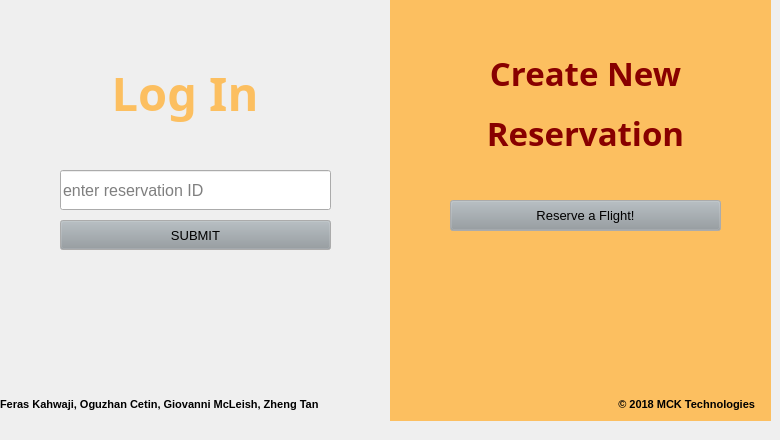
    <widget class="QWidget" name="page_2">
     <widget class="QLabel" name="label_names_2">
      <property name="geometry">
       <rect>
        <x>0</x>
        <y>390</y>
        <width>521</width>
        <height>21</height>
       </rect>
      </property>
      <property name="palette">
       <palette>
        <active>
         <colorrole role="WindowText">
          <brush brushstyle="SolidPattern">
           <color alpha="255">
            <red>0</red>
            <green>0</green>
            <blue>0</blue>
           </color>
          </brush>
         </colorrole>
         <colorrole role="Text">
          <brush brushstyle="SolidPattern">
           <color alpha="255">
            <red>252</red>
            <green>191</green>
            <blue>96</blue>
           </color>
          </brush>
         </colorrole>
         <colorrole role="ButtonText">
          <brush brushstyle="SolidPattern">
           <color alpha="255">
            <red>252</red>
            <green>191</green>
            <blue>96</blue>
           </color>
          </brush>
         </colorrole>
         <colorrole role="ToolTipText">
          <brush brushstyle="SolidPattern">
           <color alpha="255">
            <red>252</red>
            <green>191</green>
            <blue>96</blue>
           </color>
          </brush>
         </colorrole>
        </active>
        <inactive>
         <colorrole role="WindowText">
          <brush brushstyle="SolidPattern">
           <color alpha="255">
            <red>0</red>
            <green>0</green>
            <blue>0</blue>
           </color>
          </brush>
         </colorrole>
         <colorrole role="Text">
          <brush brushstyle="SolidPattern">
           <color alpha="255">
            <red>252</red>
            <green>191</green>
            <blue>96</blue>
           </color>
          </brush>
         </colorrole>
         <colorrole role="ButtonText">
          <brush brushstyle="SolidPattern">
           <color alpha="255">
            <red>252</red>
            <green>191</green>
            <blue>96</blue>
           </color>
          </brush>
         </colorrole>
         <colorrole role="ToolTipText">
          <brush brushstyle="SolidPattern">
           <color alpha="255">
            <red>252</red>
            <green>191</green>
            <blue>96</blue>
           </color>
          </brush>
         </colorrole>
        </inactive>
        <disabled>
         <colorrole role="WindowText">
          <brush brushstyle="SolidPattern">
           <color alpha="255">
            <red>120</red>
            <green>120</green>
            <blue>120</blue>
           </color>
          </brush>
         </colorrole>
         <colorrole role="Text">
          <brush brushstyle="SolidPattern">
           <color alpha="255">
            <red>120</red>
            <green>120</green>
            <blue>120</blue>
           </color>
          </brush>
         </colorrole>
         <colorrole role="ButtonText">
          <brush brushstyle="SolidPattern">
           <color alpha="255">
            <red>120</red>
            <green>120</green>
            <blue>120</blue>
           </color>
          </brush>
         </colorrole>
         <colorrole role="ToolTipText">
          <brush brushstyle="SolidPattern">
           <color alpha="255">
            <red>252</red>
            <green>191</green>
            <blue>96</blue>
           </color>
          </brush>
         </colorrole>
        </disabled>
       </palette>
      </property>
      <property name="font">
       <font>
        <pointsize>8</pointsize>
        <weight>75</weight>
        <bold>true</bold>
        <underline>false</underline>
       </font>
      </property>
      <property name="text">
       <string>Feras Kahwaji, Oguzhan Cetin, Giovanni McLeish, Zheng Tan</string>
      </property>
      <property name="alignment">
       <set>Qt::AlignBottom|Qt::AlignLeading|Qt::AlignLeft</set>
      </property>
     </widget>
     <widget class="QLabel" name="label_MCK_2">
      <property name="geometry">
       <rect>
        <x>510</x>
        <y>390</y>
        <width>245</width>
        <height>21</height>
       </rect>
      </property>
      <property name="palette">
       <palette>
        <active>
         <colorrole role="WindowText">
          <brush brushstyle="SolidPattern">
           <color alpha="255">
            <red>0</red>
            <green>0</green>
            <blue>0</blue>
           </color>
          </brush>
         </colorrole>
         <colorrole role="Text">
          <brush brushstyle="SolidPattern">
           <color alpha="255">
            <red>252</red>
            <green>191</green>
            <blue>96</blue>
           </color>
          </brush>
         </colorrole>
         <colorrole role="ButtonText">
          <brush brushstyle="SolidPattern">
           <color alpha="255">
            <red>252</red>
            <green>191</green>
            <blue>96</blue>
           </color>
          </brush>
         </colorrole>
         <colorrole role="ToolTipText">
          <brush brushstyle="SolidPattern">
           <color alpha="255">
            <red>252</red>
            <green>191</green>
            <blue>96</blue>
           </color>
          </brush>
         </colorrole>
        </active>
        <inactive>
         <colorrole role="WindowText">
          <brush brushstyle="SolidPattern">
           <color alpha="255">
            <red>0</red>
            <green>0</green>
            <blue>0</blue>
           </color>
          </brush>
         </colorrole>
         <colorrole role="Text">
          <brush brushstyle="SolidPattern">
           <color alpha="255">
            <red>252</red>
            <green>191</green>
            <blue>96</blue>
           </color>
          </brush>
         </colorrole>
         <colorrole role="ButtonText">
          <brush brushstyle="SolidPattern">
           <color alpha="255">
            <red>252</red>
            <green>191</green>
            <blue>96</blue>
           </color>
          </brush>
         </colorrole>
         <colorrole role="ToolTipText">
          <brush brushstyle="SolidPattern">
           <color alpha="255">
            <red>252</red>
            <green>191</green>
            <blue>96</blue>
           </color>
          </brush>
         </colorrole>
        </inactive>
        <disabled>
         <colorrole role="WindowText">
          <brush brushstyle="SolidPattern">
           <color alpha="255">
            <red>120</red>
            <green>120</green>
            <blue>120</blue>
           </color>
          </brush>
         </colorrole>
         <colorrole role="Text">
          <brush brushstyle="SolidPattern">
           <color alpha="255">
            <red>120</red>
            <green>120</green>
            <blue>120</blue>
           </color>
          </brush>
         </colorrole>
         <colorrole role="ButtonText">
          <brush brushstyle="SolidPattern">
           <color alpha="255">
            <red>120</red>
            <green>120</green>
            <blue>120</blue>
           </color>
          </brush>
         </colorrole>
         <colorrole role="ToolTipText">
          <brush brushstyle="SolidPattern">
           <color alpha="255">
            <red>252</red>
            <green>191</green>
            <blue>96</blue>
           </color>
          </brush>
         </colorrole>
        </disabled>
       </palette>
      </property>
      <property name="font">
       <font>
        <pointsize>8</pointsize>
        <weight>75</weight>
        <bold>true</bold>
        <underline>false</underline>
       </font>
      </property>
      <property name="text">
       <string>© 2018 MCK Technologies</string>
      </property>
      <property name="alignment">
       <set>Qt::AlignBottom|Qt::AlignRight|Qt::AlignTrailing</set>
      </property>
     </widget>
     <widget class="QPushButton" name="PB_reserve">
      <property name="geometry">
       <rect>
        <x>450</x>
        <y>200</y>
        <width>271</width>
        <height>31</height>
       </rect>
      </property>
      <property name="palette">
       <palette>
        <active>
         <colorrole role="Button">
          <brush brushstyle="SolidPattern">
           <color alpha="255">
            <red>144</red>
            <green>152</green>
            <blue>157</blue>
           </color>
          </brush>
         </colorrole>
        </active>
        <inactive>
         <colorrole role="Button">
          <brush brushstyle="SolidPattern">
           <color alpha="255">
            <red>144</red>
            <green>152</green>
            <blue>157</blue>
           </color>
          </brush>
         </colorrole>
        </inactive>
        <disabled>
         <colorrole role="Button">
          <brush brushstyle="SolidPattern">
           <color alpha="255">
            <red>144</red>
            <green>152</green>
            <blue>157</blue>
           </color>
          </brush>
         </colorrole>
        </disabled>
       </palette>
      </property>
      <property name="font">
       <font>
        <pointsize>10</pointsize>
       </font>
      </property>
      <property name="styleSheet">
       <string notr="true"/>
      </property>
      <property name="text">
       <string>Reserve a Flight!</string>
      </property>
     </widget>
     <widget class="QLabel" name="label_3">
      <property name="geometry">
       <rect>
        <x>390</x>
        <y>-10</y>
        <width>381</width>
        <height>431</height>
       </rect>
      </property>
      <property name="styleSheet">
       <string notr="true">background-color: rgb(252, 191, 96);</string>
      </property>
      <property name="text">
       <string/>
      </property>
     </widget>
     <widget class="QLabel" name="label_Create">
      <property name="geometry">
       <rect>
        <x>450</x>
        <y>50</y>
        <width>271</width>
        <height>61</height>
       </rect>
      </property>
      <property name="palette">
       <palette>
        <active>
         <colorrole role="WindowText">
          <brush brushstyle="SolidPattern">
           <color alpha="255">
            <red>136</red>
            <green>0</green>
            <blue>0</blue>
           </color>
          </brush>
         </colorrole>
        </active>
        <inactive>
         <colorrole role="WindowText">
          <brush brushstyle="SolidPattern">
           <color alpha="255">
            <red>136</red>
            <green>0</green>
            <blue>0</blue>
           </color>
          </brush>
         </colorrole>
        </inactive>
        <disabled>
         <colorrole role="WindowText">
          <brush brushstyle="SolidPattern">
           <color alpha="255">
            <red>120</red>
            <green>120</green>
            <blue>120</blue>
           </color>
          </brush>
         </colorrole>
        </disabled>
       </palette>
      </property>
      <property name="font">
       <font>
        <family>Myanmar Text</family>
        <pointsize>25</pointsize>
        <weight>75</weight>
        <bold>true</bold>
       </font>
      </property>
      <property name="text">
       <string>Create New</string>
      </property>
      <property name="alignment">
       <set>Qt::AlignHCenter|Qt::AlignTop</set>
      </property>
     </widget>
     <widget class="QLabel" name="label_6">
      <property name="geometry">
       <rect>
        <x>450</x>
        <y>110</y>
        <width>271</width>
        <height>61</height>
       </rect>
      </property>
      <property name="palette">
       <palette>
        <active>
         <colorrole role="WindowText">
          <brush brushstyle="SolidPattern">
           <color alpha="255">
            <red>136</red>
            <green>0</green>
            <blue>0</blue>
           </color>
          </brush>
         </colorrole>
        </active>
        <inactive>
         <colorrole role="WindowText">
          <brush brushstyle="SolidPattern">
           <color alpha="255">
            <red>136</red>
            <green>0</green>
            <blue>0</blue>
           </color>
          </brush>
         </colorrole>
        </inactive>
        <disabled>
         <colorrole role="WindowText">
          <brush brushstyle="SolidPattern">
           <color alpha="255">
            <red>120</red>
            <green>120</green>
            <blue>120</blue>
           </color>
          </brush>
         </colorrole>
        </disabled>
       </palette>
      </property>
      <property name="font">
       <font>
        <family>Myanmar Text</family>
        <pointsize>25</pointsize>
        <weight>75</weight>
        <bold>true</bold>
       </font>
      </property>
      <property name="text">
       <string>Reservation</string>
      </property>
      <property name="alignment">
       <set>Qt::AlignHCenter|Qt::AlignTop</set>
      </property>
     </widget>
     <widget class="QPushButton" name="PB_submit">
      <property name="geometry">
       <rect>
        <x>60</x>
        <y>220</y>
        <width>271</width>
        <height>30</height>
       </rect>
      </property>
      <property name="palette">
       <palette>
        <active>
         <colorrole role="Button">
          <brush brushstyle="SolidPattern">
           <color alpha="255">
            <red>144</red>
            <green>152</green>
            <blue>157</blue>
           </color>
          </brush>
         </colorrole>
        </active>
        <inactive>
         <colorrole role="Button">
          <brush brushstyle="SolidPattern">
           <color alpha="255">
            <red>144</red>
            <green>152</green>
            <blue>157</blue>
           </color>
          </brush>
         </colorrole>
        </inactive>
        <disabled>
         <colorrole role="Button">
          <brush brushstyle="SolidPattern">
           <color alpha="255">
            <red>144</red>
            <green>152</green>
            <blue>157</blue>
           </color>
          </brush>
         </colorrole>
        </disabled>
       </palette>
      </property>
      <property name="font">
       <font>
        <pointsize>10</pointsize>
       </font>
      </property>
      <property name="styleSheet">
       <string notr="true"/>
      </property>
      <property name="text">
       <string>SUBMIT</string>
      </property>
     </widget>
     <widget class="QLabel" name="label">
      <property name="geometry">
       <rect>
        <x>100</x>
        <y>60</y>
        <width>170</width>
        <height>103</height>
       </rect>
      </property>
      <property name="palette">
       <palette>
        <active>
         <colorrole role="WindowText">
          <brush brushstyle="SolidPattern">
           <color alpha="255">
            <red>252</red>
            <green>191</green>
            <blue>96</blue>
           </color>
          </brush>
         </colorrole>
        </active>
        <inactive>
         <colorrole role="WindowText">
          <brush brushstyle="SolidPattern">
           <color alpha="255">
            <red>252</red>
            <green>191</green>
            <blue>96</blue>
           </color>
          </brush>
         </colorrole>
        </inactive>
        <disabled>
         <colorrole role="WindowText">
          <brush brushstyle="SolidPattern">
           <color alpha="255">
            <red>120</red>
            <green>120</green>
            <blue>120</blue>
           </color>
          </brush>
         </colorrole>
        </disabled>
       </palette>
      </property>
      <property name="font">
       <font>
        <family>Myanmar Text</family>
        <pointsize>35</pointsize>
        <weight>75</weight>
        <bold>true</bold>
       </font>
      </property>
      <property name="text">
       <string>Log In</string>
      </property>
      <property name="alignment">
       <set>Qt::AlignHCenter|Qt::AlignTop</set>
      </property>
     </widget>
     <widget class="QLineEdit" name="lineEdit_user">
      <property name="geometry">
       <rect>
        <x>60</x>
        <y>170</y>
        <width>271</width>
        <height>40</height>
       </rect>
      </property>
      <property name="minimumSize">
       <size>
        <width>271</width>
        <height>40</height>
       </size>
      </property>
      <property name="font">
       <font>
        <family>MS Shell Dlg 2</family>
        <pointsize>12</pointsize>
        <weight>50</weight>
        <bold>false</bold>
       </font>
      </property>
      <property name="tabletTracking">
       <bool>true</bool>
      </property>
      <property name="placeholderText">
       <string>enter reservation ID</string>
      </property>
     </widget>
     <widget class="QLabel" name="label_2">
      <property name="geometry">
       <rect>
        <x>66</x>
        <y>262</y>
        <width>261</width>
        <height>31</height>
       </rect>
      </property>
      <property name="text">
       <string/>
      </property>
      <property name="alignment">
       <set>Qt::AlignCenter</set>
      </property>
     </widget>
     <zorder>label_3</zorder>
     <zorder>label_names_2</zorder>
     <zorder>label_MCK_2</zorder>
     <zorder>PB_reserve</zorder>
     <zorder>label_Create</zorder>
     <zorder>label_6</zorder>
     <zorder>PB_submit</zorder>
     <zorder>label</zorder>
     <zorder>lineEdit_user</zorder>
     <zorder>label_2</zorder>
    </widget>
